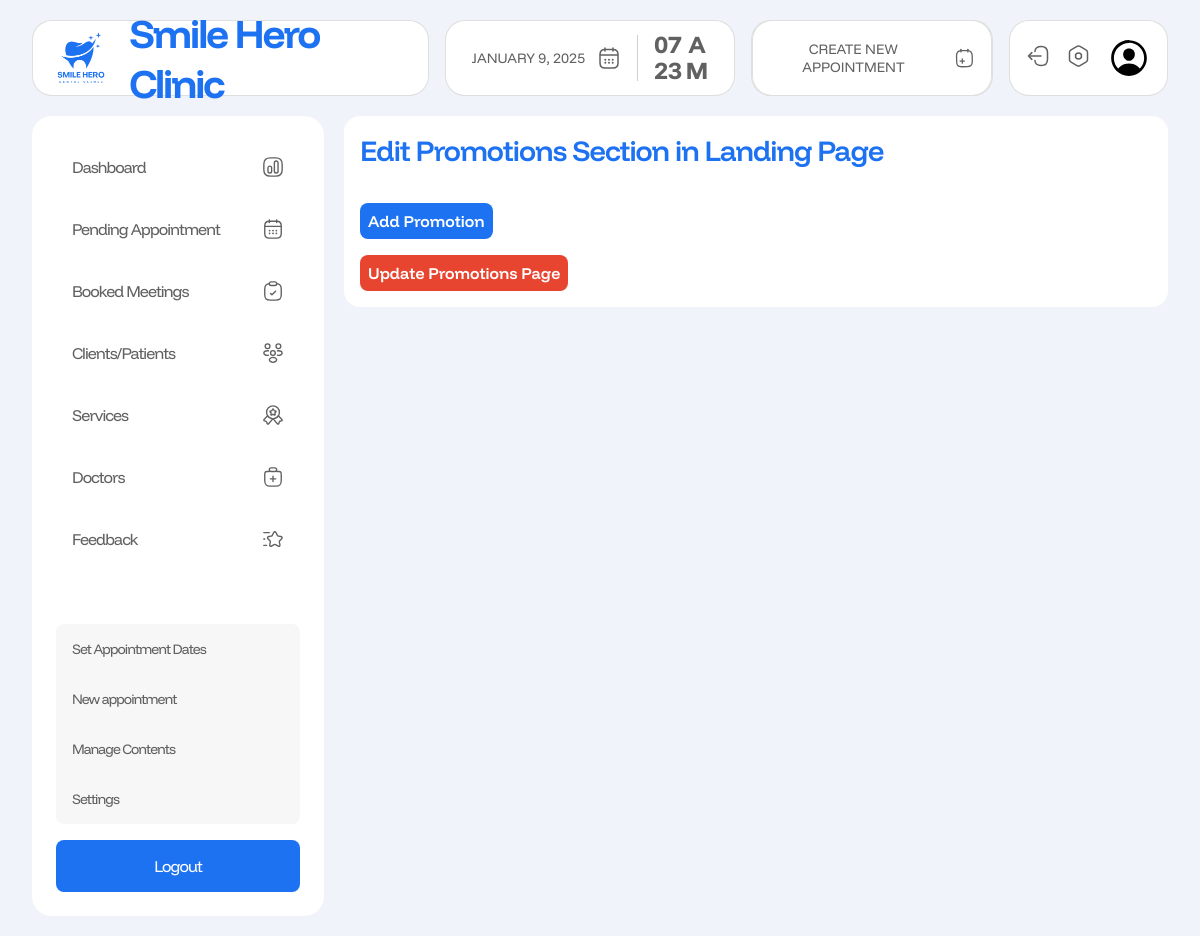
/admin/edit-lp-promotions.php (signed in), run on an earlier commit of the app's database.
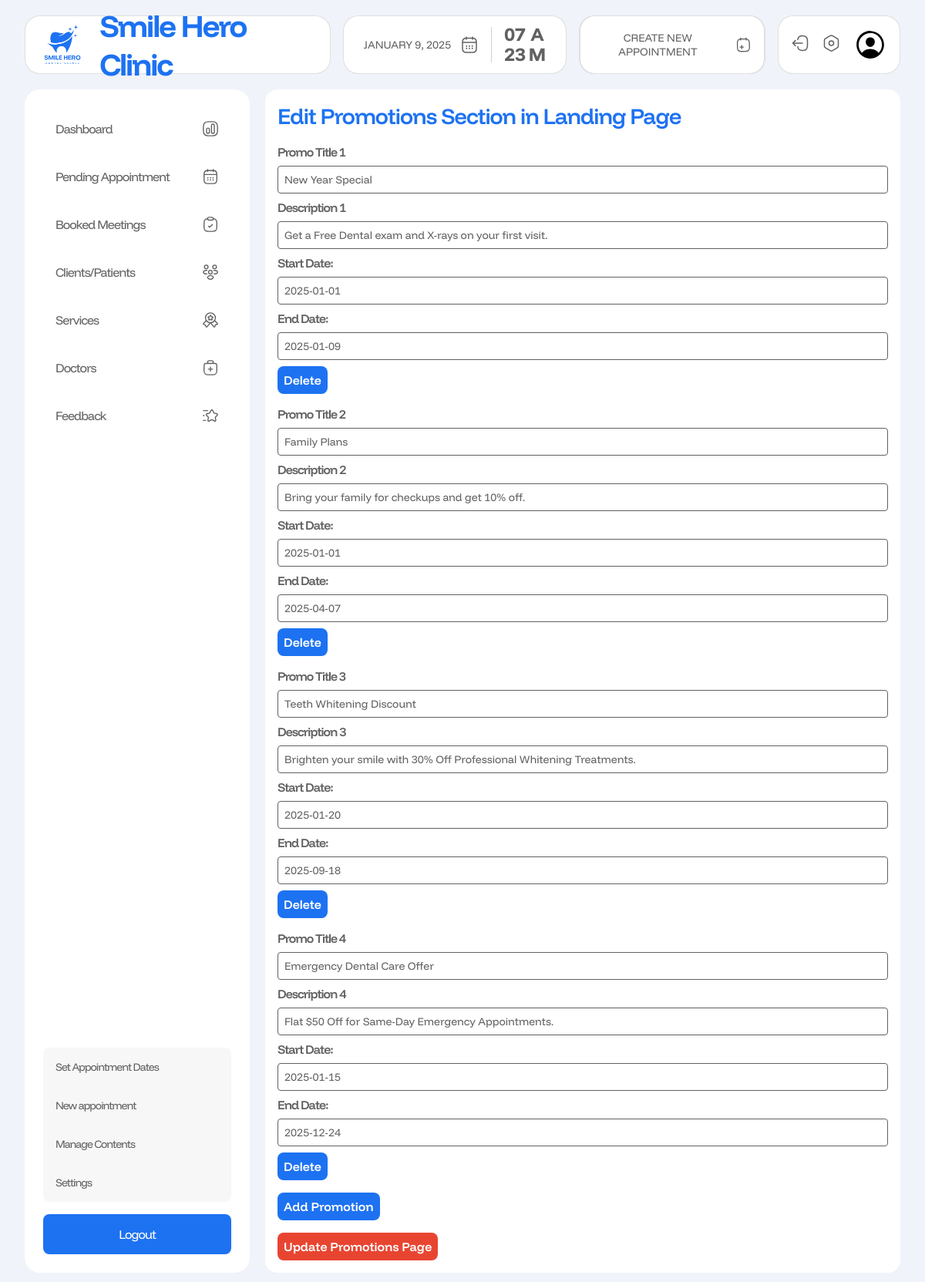
And on a later commit of the database.
### tables this page shows
CREATE TABLE `promotions_info` (
  `id` int(11) NOT NULL,
  `title` varchar(255) NOT NULL,
  `description` text DEFAULT NULL,
  `start_date` date NOT NULL,
  `end_date` date NOT NULL
);

### admin/edit-lp-promotions.php (the view, shortened to what this page needs)
<?php
require_once '../includes/dbh.inc.php';
$promotions = [];
$result = $conn->query("SELECT * FROM promotions_info");
if ($result->num_rows > 0) {
    while ($row = $result->fetch_assoc()) {
        $promotions[] = $row;
    }
}
?>
<!DOCTYPE html>
<html lang="en">
  <head>
    <link rel="stylesheet" href="../src/dist/styles.css" />
    <link rel="stylesheet" href="https://cdn.jsdelivr.net/npm/flatpickr/dist/flatpickr.min.css">
  </head>
  <body class="admin__page">
    <main class="admin__main">
      <?php include("includes/nav.php"); ?>
      <section class="admin__content">
        <?php include("includes/side_nav.php"); ?>
        <div class="edit-user-homepage-container">
          <h1>Edit Promotions Section in Landing Page</h1>
          <form action="includes/edit-lp-promotions.inc.php" method="post" id="promotionsForm">
            <div id="promotionsContainer" style="width: 100%; display: flex; flex-direction: column; align-items: flex-start; gap: 1rem">
              <?php $PromoNum = 1; foreach ($promotions as $promotion): ?>
              <div class="field-group" data-id="<?php echo $promotion['id']; ?>">
                <label for="promo_title">Promo Title <?php echo $PromoNum?></label>
                <input type="text" id="promo_title" name="promo_title[]" value="<?php echo $promotion['title']; ?>" />
                <label for="promotion_desc">Description <?php echo $PromoNum?></label>
                <input type="text" id="promotion_desc" name="promotion_desc[]" value="<?php echo $promotion['description']; ?>" />
                <label for="start_date">Start Date:</label>
                <input type="text" id="start_date" name="start_date[]" class="flatpickr" value="<?php echo $promotion['start_date']; ?>" />
                <label for="end_date">End Date:</label>
                <input type="text" id="end_date" name="end_date[]" class="flatpickr" value="<?php echo $promotion['end_date']; ?>" />
                <button type="button" class="removePromotionBtn">Delete</button>
              </div>
              <?php $PromoNum++; endforeach; ?>
            </div>
            <button type="button" id="addPromotionBtn">Add Promotion</button>
            <button type="submit" id="updateBtn">Update Promotions Page</button>
          </form>
        </div>
      </section>
    </main>
  </body>
</html>

What changed in the data, as far as the page shows it:
added promotions_info: title "New Year Special", description "Get a Free Dental exam and X-rays on your first visit.", start_date "2025-01-01", end_date "2025-01-09"
added promotions_info: title "Family Plans", description "Bring your family for checkups and get 10% off.", start_date "2025-01-01", end_date "2025-04-07"
added promotions_info: title "Teeth Whitening Discount", description "Brighten your smile with 30% Off Professional Whitening Treatments.", start_date "2025-01-20", end_date "2025-09-18"
added promotions_info: title "Emergency Dental Care Offer", description "Flat $50 Off for Same-Day Emergency Appointments.", start_date "2025-01-15", end_date "2025-12-24"
